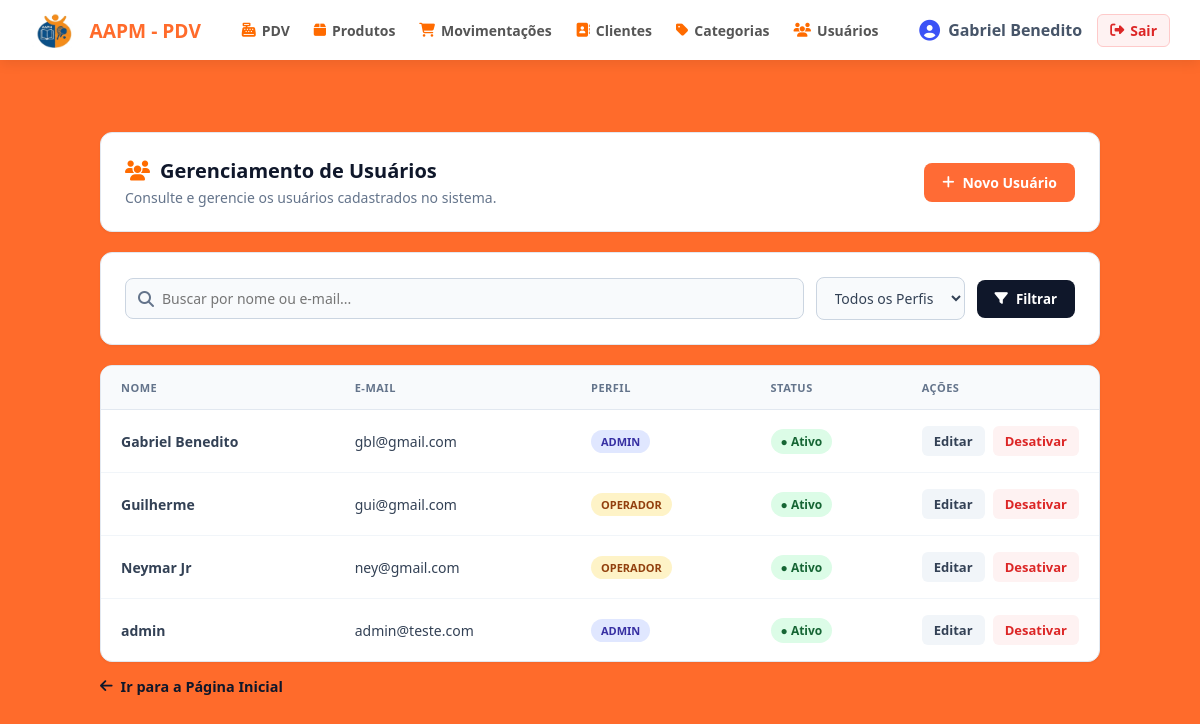
/usuarios/ (signed in), run on the app's committed database.
### app/models/usuarios.py (models this page shows)
class Usuario(Base):
    __tablename__ = "usuarios"
    id = Column(Integer, primary_key=True, autoincrement=True)
    nome = Column(String(100), nullable=False)
    email = Column(String(150), unique=True, nullable=False)
    senha_hash = Column(String(255), nullable=False)
    role = Column(String(20), nullable=False, default="operador")
    ativo = Column(Boolean, default=True)
    criando_em = Column(DateTime, server_default=func.now())

### app/controllers/usuario_controller.py (the view)
@router.get("/")
def listar_usuarios(
    request: Request,
    busca: str = "",
    role: str = "",
    db: Session = Depends(get_db),
    admin = Depends(get_admin)  # bloqueia quem não é admin
):
    query = db.query(Usuario)
    if busca.strip():
        termo = f"%{busca.strip()}%"
        query = query.filter((Usuario.nome.ilike(termo)) | (Usuario.email.ilike(termo)))
    if role in ("admin", "operador"):
        query = query.filter(Usuario.role == role)
    usuarios = query.order_by(Usuario.nome).all()
    return templates.TemplateResponse(
        request,
        "usuarios/index.html",
        {
            "request": request,
            "usuario": admin,   # dados de quem está logado (para navbar)
            "usuarios": usuarios, # lista para exibir na tabela
            "busca": busca,
            "role": role,
        }
    )

### app/templates/usuarios/index.html (shortened to what this page needs)
{% extends "base.html" %}
{% block content %}
<div class="page-container">
    <section class="page-card header-card">
        <div class="title-group">
            <h2><i class="fa-solid fa-users"></i> Gerenciamento de Usuários</h2>
            <p>Consulte e gerencie os usuários cadastrados no sistema.</p>
        </div>
        <a href="/usuarios/novo" class="btn-novo">
            <i class="fa-solid fa-plus"></i> Novo Usuário
        </a>
    </section>
    <section class="page-card" style="margin-bottom: 20px;">
        <form method="get" action="/usuarios" style="display: flex; gap: 12px; align-items: center; flex-wrap: wrap;">
            <div style="flex: 1; min-width: 200px; display: flex; align-items: center; background: #F8FAFC; border: 1px solid #CBD5E1; border-radius: 8px; padding: 0 12px;">
                <i class="fa-solid fa-magnifying-glass" style="color: #64748B; margin-right: 8px;"></i>
                <input type="text" name="busca" placeholder="Buscar por nome ou e-mail..." value="{{ busca or '' }}" style="border: none; background: transparent; padding: 10px 0; width: 100%; outline: none; font-size: 14px;">
            </div>
            <select name="role" style="padding: 10px 14px; border-radius: 8px; border: 1px solid #CBD5E1; background-color: #F8FAFC; font-size: 14px; color: #334155; outline: none;">
                <option value="">Todos os Perfis</option>
            </select>
            <button type="submit" style="background-color: #0F172A; color: #ffffff; border: none; padding: 10px 18px; border-radius: 8px; font-weight: 700; cursor: pointer; display: flex; align-items: center; gap: 8px;">
                <i class="fa-solid fa-filter"></i> Filtrar
            </button>
        </form>
    </section>
    <div class="card-table">
        {% if usuarios %}
        <table class="data-table">
            <thead>
                <tr>
                    <th>Nome</th>
                    <th>E-mail</th>
                    <th>Perfil</th>
                    <th>Status</th>
                    <th style="width: 180px;">Ações</th>
                </tr>
            </thead>
            <tbody>
                {% for u in usuarios %}
                <tr>
                    <td style="font-weight: 600;">{{ u.nome }}</td>
                    <td>{{ u.email }}</td>
                    <td>
                        <span class="badge-role {% if u.role == 'admin' %}badge-admin{% else %}badge-operador{% endif %}">
                            {{ u.role }}
                        </span>
                    </td>
                    <td>
                        <span class="badge-status {% if u.ativo %}status-ativo{% else %}status-inativo{% endif %}">
                            {% if u.ativo %}● Ativo{% else %}○ Inativo{% endif %}
                        </span>
                    </td>
                    <td>
                        <div class="actions-cell">
                            <a href="/usuarios/{{ u.id }}/editar" class="btn-action btn-edit">Editar</a>
                            <form action="/usuarios/{{ u.id }}/toggle-ativo" method="post" style="display: inline;">
                                {% if u.ativo %}
                                    <button type="submit" class="btn-action btn-toggle-off" title="Desativar usuário">Desativar</button>
                                {% else %}
                                    <button type="submit" class="btn-action btn-toggle-on" title="Ativar usuário">Ativar</button>
                                {% endif %}
                            </form>
                        </div>
                    </td>
                </tr>
                {% endfor %}
            </tbody>
        </table>
        {% else %}
        <div class="empty-state">
            <p>Nenhum usuário encontrado.</p>
        </div>
        {% endif %}
    </div>
    <a href="/pdv" class="back-link">
        <i class="fa-solid fa-arrow-left"></i> Ir para a Página Inicial
    </a>
</div>
{% endblock %}

### app/templates/base.html (shortened to what this page needs)
<!DOCTYPE html>
<html lang="pt-br">
<head>
    <link rel="stylesheet" href="https://cdnjs.cloudflare.com/ajax/libs/font-awesome/6.5.1/css/all.min.css">
    <link rel="stylesheet" href="{{ url_for('static', path='CSS/style.css') }}">
</head>
<body>
    <header class="app-header" style="display: flex; justify-content: space-between; align-items: center; padding: 0 30px; height: 60px;">
        <div class="header-brand">
            <img src="{{ url_for('static', path='IMG/logo.png') }}" alt="Logo AAPM" class="header-logo">
            <span>AAPM - PDV</span>
        </div>
        <nav style="display: flex; gap: 24px; align-items: center;">
            <a href="/pdv" style="text-decoration: none; color: #555; font-size: 14px; font-weight: 600; display: flex; align-items: center; gap: 6px;">
                <i class="fa-solid fa-cash-register" style="color: #ff6b00;"></i> PDV
            </a>
            <a href="/produtos" style="text-decoration: none; color: #555; font-size: 14px; font-weight: 600; display: flex; align-items: center; gap: 6px;">
                <i class="fa-solid fa-box" style="color: #ff6b00;"></i> Produtos
            </a>
            <a href="/movimentacoes" style="text-decoration: none; color: #555; font-size: 14px; font-weight: 600; display: flex; align-items: center; gap: 6px;">
                <i class="fa-solid fa-cart-shopping" style="color: #ff6b00;"></i> Movimentações
            </a>
            {% if usuario and (usuario.role == 'admin' or usuario.perfil == 'admin' or usuario.is_admin or usuario == 'admin' or (usuario is mapping and usuario.role == 'admin')) %}
            <a href="/clientes" style="text-decoration: none; color: #555; font-size: 14px; font-weight: 600; display: flex; align-items: center; gap: 6px;">
                <i class="fa-solid fa-address-book" style="color: #ff6b00;"></i> Clientes
            </a>
            <a href="/categorias" style="text-decoration: none; color: #555; font-size: 14px; font-weight: 600; display: flex; align-items: center; gap: 6px;">
                <i class="fa-solid fa-tag" style="color: #ff6b00;"></i> Categorias
            </a>
            <a href="/usuarios" style="text-decoration: none; color: #555; font-size: 14px; font-weight: 600; display: flex; align-items: center; gap: 6px;">
                <i class="fa-solid fa-users" style="color: #ff6b00;"></i> Usuários
            </a>
            {% endif %}
        </nav>
        <div style="display: flex; align-items: center; gap: 15px;">
            <div class="header-user">
                <i class="fa-solid fa-circle-user"></i>
                <span>{{ usuario.nome if usuario else 'Usuário' }}</span>
            </div>
            <a href="/auth/logout" style="text-decoration: none; color: #dc2626; font-size: 14px; font-weight: 600; display: flex; align-items: center; gap: 6px; padding: 6px 12px; border-radius: 6px; background-color: #fef2f2; border: 1px solid #fecaca;" title="Sair do sistema">
                <i class="fa-solid fa-right-from-bracket"></i> Sair
            </a>
        </div>
    </header>
    <main class="app-main">
        {% block content %}
        {% endblock %}
    </main>
</body>
</html>

### app/static/CSS/style.css (style rules this page uses)
* { margin: 0; padding: 0; box-sizing: border-box; font-family: 'Segoe UI', Tahoma, Geneva, Verdana, sans-serif; }
body { background-color: #ff6b2b; color: #1e293b; min-height: 100vh; display: flex; flex-direction: column; }
.app-header { background-color: #ffffff; padding: 1rem 2rem; display: flex; justify-content: space-between; align-items: center; box-shadow: 0 4px 12px rgba(0, 0, 0, 0.08); }
.header-brand { display: flex; align-items: center; gap: 12px; font-weight: 800; font-size: 1.2rem; color: #ff6b2b; }
.header-logo { height: 35px; width: auto; }
.header-user { display: flex; align-items: center; gap: 8px; color: #475569; font-weight: 600; }
.header-user i { font-size: 1.3rem; color: #3b52f6; }
.app-main { max-width: 1000px; width: 90%; margin: 2.5rem auto; display: flex; flex-direction: column; gap: 1.5rem; }
.badge-role { background-color: #e0e7ff; color: #3b52f6; font-size: 0.8rem; font-weight: 700; padding: 4px 10px; border-radius: 20px; text-transform: uppercase; }

### app/templates/usuarios/index.html (style rules this page uses)
.page-container { padding: 32px 0; max-width: 1100px; margin: 0 auto; width: 100%; box-sizing: border-box; }
.page-card { background-color: #ffffff; border-radius: 12px; padding: 24px; margin-bottom: 20px; box-shadow: 0 1px 3px rgba(0, 0, 0, 0.05); border: 1px solid #E2E8F0; }
.header-card { display: flex; justify-content: space-between; align-items: center; }
.title-group h2 { font-size: 20px; font-weight: 800; color: #0f172a; margin: 0; display: flex; align-items: center; gap: 10px; }
.title-group h2 i { color: #ff6b00; }
.title-group p { margin: 4px 0 0 0; color: #64748b; font-size: 14px; }
.btn-novo { background-color: #FF6B35; color: #ffffff; padding: 10px 18px; border-radius: 8px; font-weight: 700; font-size: 14px; text-decoration: none; display: inline-flex; align-items: center; gap: 8px; transition: background-color 0.2s, transform 0.1s; }
.card-table { background-color: #ffffff; border: 1px solid #E2E8F0; border-radius: 12px; overflow: hidden; box-shadow: 0 1px 3px rgba(0, 0, 0, 0.05); }
.data-table { width: 100%; border-collapse: collapse; text-align: left; }
.data-table th { background-color: #F8FAFC; padding: 14px 20px; font-size: 11px; font-weight: 700; color: #64748B; text-transform: uppercase; letter-spacing: 0.5px; border-bottom: 1px solid #E2E8F0; }
.data-table td { padding: 16px 20px; font-size: 14px; color: #334155; border-bottom: 1px solid #F1F5F9; vertical-align: middle; }
.data-table tr:last-child td { border-bottom: none; }
.badge-role { display: inline-block; padding: 4px 10px; border-radius: 20px; font-size: 11px; font-weight: 700; text-transform: uppercase; }
.badge-admin { background-color: #E0E7FF; color: #3730A3; }
.badge-operador { background-color: #FEF3C7; color: #92400E; }
.badge-status { display: inline-flex; align-items: center; gap: 6px; padding: 4px 10px; border-radius: 20px; font-size: 12px; font-weight: 600; }
.status-ativo { background-color: #DCFCE7; color: #166534; }
.actions-cell { display: flex; align-items: center; gap: 8px; }
.btn-action { padding: 6px 12px; border-radius: 6px; font-size: 13px; font-weight: 600; text-decoration: none; border: none; cursor: pointer; transition: background-color 0.2s; }
.btn-edit { background-color: #F1F5F9; color: #334155; }
.btn-toggle-off { background-color: #FEF2F2; color: #DC2626; }
.back-link { display: inline-flex; align-items: center; gap: 8px; margin-top: 15px; color: #0f172a; font-weight: 600; font-size: 0.9rem; text-decoration: none; }

### data on the page
Usuario: nome "Gabriel Benedito", email "gbl@gmail.com", role "ADMIN", ativo "● Ativo"
Usuario: nome "Guilherme", email "gui@gmail.com", role "OPERADOR", ativo "● Ativo"
Usuario: nome "Neymar Jr", email "ney@gmail.com", role "OPERADOR", ativo "● Ativo"
Usuario: nome "admin", email "admin@teste.com", role "ADMIN", ativo "● Ativo"
